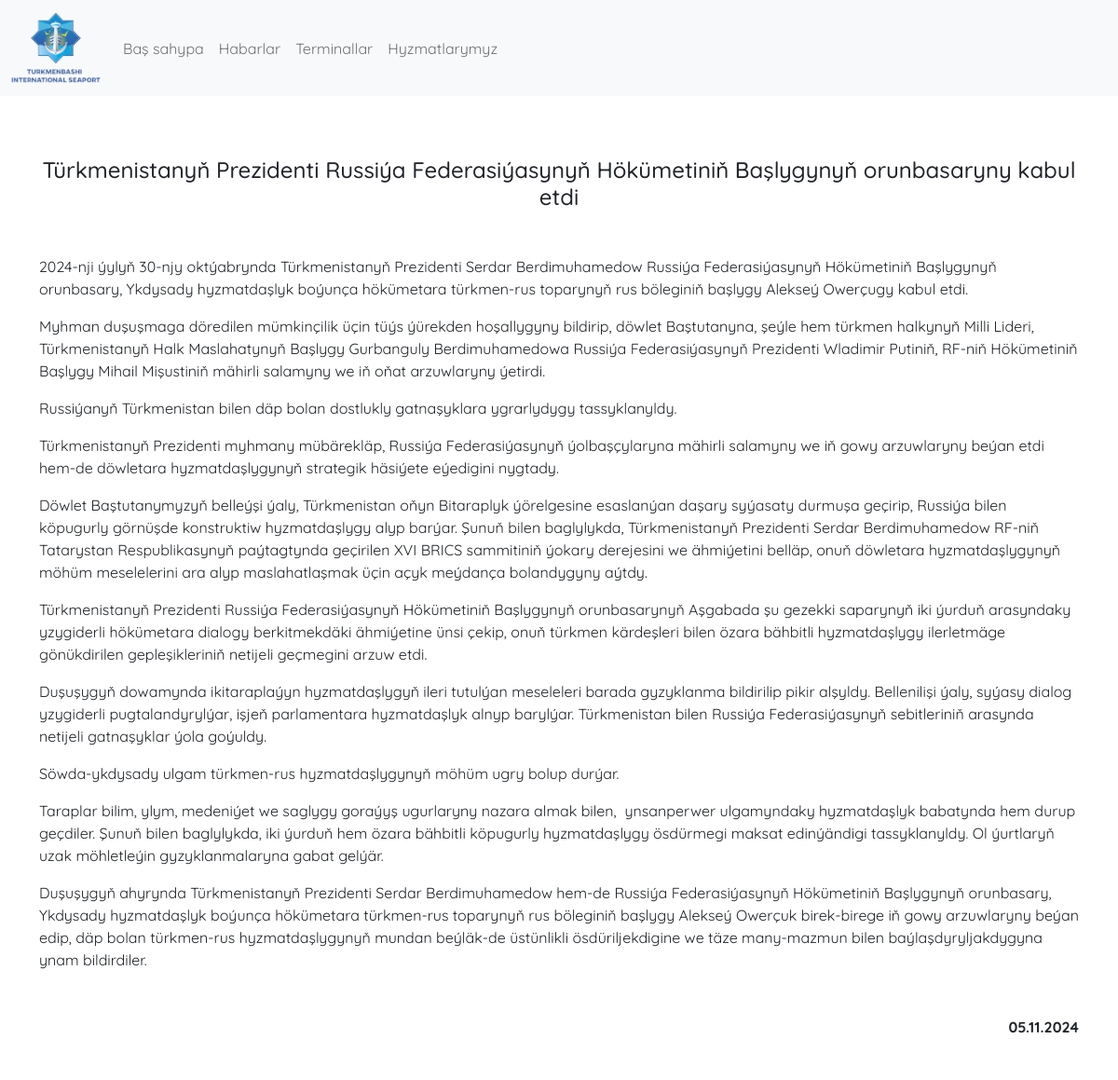
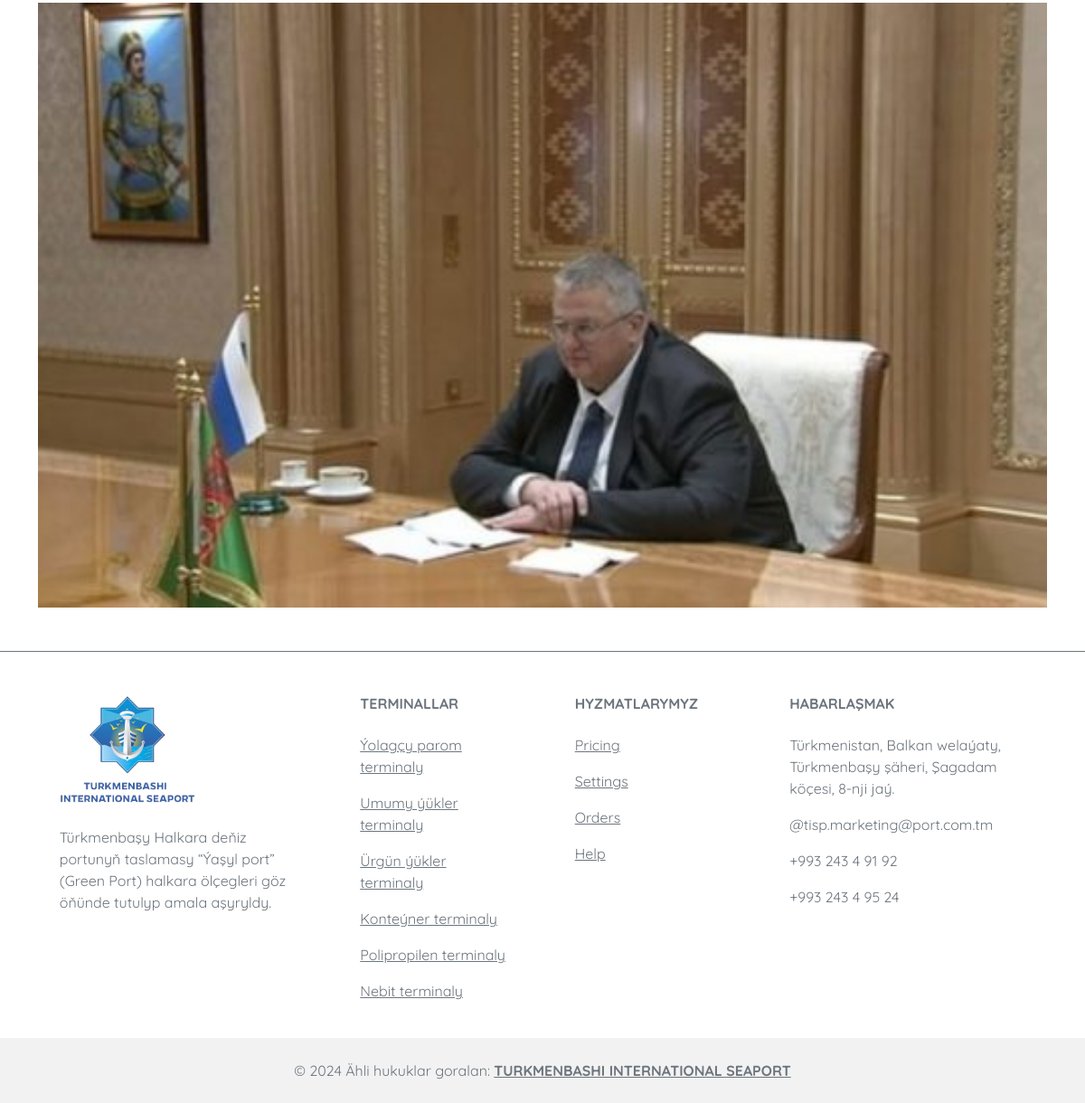
/new/2, run on the app's committed database (2 pictures, top to bottom).
### main/models.py (models this page shows, shortened)
class New(models.Model):
    title = models.CharField("Sözbaşy", max_length=500)
    image = models.ImageField("Surat", upload_to="news/")
    content = CKEditor5Field("Text", config_name="extends")
    posted_at = models.DateTimeField("Neşir edilen wagty", auto_now_add=True)
    class Meta:
        verbose_name = "täzelik"
        verbose_name_plural = "täzelikler"

class Terminal(models.Model):
    name = models.CharField("Ady", max_length=100)
    image = models.ImageField("Surat", upload_to="terminals/")
    content = CKEditor5Field("Text", config_name="extends")  # add ckeditor field
    class Meta:
        verbose_name = "terminal"
        verbose_name_plural = "terminallar"

### main/views.py (the view)
# urls.py: path("new/<int:new_pk>", new),
def new(request: HttpRequest, new_pk: int):
    return render(
        request,
        "views/new.html",
        {"new": New.objects.get(pk=new_pk), "terminals": Terminal.objects.all()},
    )

### main/templates/views/new.html (shortened to what this page needs)
{% extends "layouts/main_layout.html" %}
{% load static %}
{% block head %}
    <link href="{% static 'css/main.css' %}" rel="stylesheet">
{% endblock head %}
{% block navbar_items %}
    <li class="nav-item">
        <a class="nav-link" href="{% url 'home' %}">Baş sahypa</a>
    </li>
    <li class="nav-item">
        <a class="nav-link" href="{% url 'news' %}">Habarlar</a>
    </li>
{% endblock navbar_items %}
{% block body %}
    <div class="vh-15"></div>
    <div class="container my-4">
        <div class="h4 text-center my-5">{{ new.title }}</div>
        <div class="my-5">{{ new.content|safe }}</div>
        <div class="my-5 d-flex justify-content-end fw-bold">{{ new.posted_at|date:"d.m.Y" }}</div>
        <div class="my-5 d-flex justify-content-center">
            <img class="w-100" src="/media/{{ new.image }}">
        </div>
    </div>
{% endblock body %}

### main/templates/layouts/main_layout.html (shortened to what this page needs)
{% load static %}
<!DOCTYPE html>
<html lang="en">
    <head>
        <link href="{% static 'ui_framework/bootstrap/css/bootstrap.min.css' %}"
              rel="stylesheet">
        <link href="{% static 'css/global.css' %}" rel="stylesheet">
        {% block head %}
        {% endblock head %}
    </head>
    <body>
        <nav class="navbar navbar-expand-lg bg-light fixed-top">
            <div class="container-fluid">
                <a class="navbar-brand" href="{% url 'home' %}">
                    <div id="brand-wrapper">
                        <img src="{% static 'img/logo.png' %}"
                             alt="Türkmenbaşy Halkara deňiz porty" />
                    </div>
                </a>
                <div class="collapse navbar-collapse" id="navbarSupportedContent">
                    <ul class="navbar-nav me-auto mb-2 mb-lg-0">
                        {% block navbar_items %}
                        {% endblock navbar_items %}
                        <li class="nav-item dropdown dropdown-animation">
                            <a class="nav-link dropdown-toggle"
                               href="#"
                               role="button"
                               data-bs-toggle="dropdown"
                               aria-expanded="false">Terminallar</a>
                        </li>
                        <li class="nav-item dropdown dropdown-animation">
                            <a class="nav-link dropdown-toggle"
                               href="#"
                               role="button"
                               data-bs-toggle="dropdown"
                               aria-expanded="false">Hyzmatlarymyz</a>
                        </li>
                    </ul>
                </div>
            </div>
        </nav>
        <main class="mb-3">
            {% block body %}
            {% endblock body %}
        </main>
        <footer class="text-center text-lg-start bg-body-tertiary text-muted border-top border-secondary">
            <section class="">
                <div class="container text-center text-md-start mt-5">
                    <div class="row mt-3">
                        <div class="col-md-3 col-lg-4 col-xl-3 mx-auto mb-4">
                            <h6 class="text-uppercase fw-bold mb-4">
                                <img width="150rem"
                                     src="{% static 'img/logo.png' %}"
                                     alt="Türkmenbaşy Halkara deňiz porty" />
                            </h6>
                            <p>
                                Türkmenbaşy Halkara deňiz portunyň taslamasy “Ýaşyl port” (Green Port) halkara ölçegleri göz öňünde tutulyp amala aşyryldy.
                            </p>
                        </div>
                        <div class="col-md-2 col-lg-2 col-xl-2 mx-auto mb-4">
                            <h6 class="text-uppercase fw-bold mb-4">Terminallar</h6>
                            {% for terminal in terminals %}
                                <p>
                                    <a href="/terminal/{{ terminal.pk }}/" class="text-reset">{{ terminal.name }}</a>
                                </p>
                            {% endfor %}
                        </div>
                        <div class="col-md-3 col-lg-2 col-xl-2 mx-auto mb-4">
                            <h6 class="text-uppercase fw-bold mb-4">Hyzmatlarymyz</h6>
                            <p>
                                <a href="#!" class="text-reset">Pricing</a>
                            </p>
                            <p>
                                <a href="#!" class="text-reset">Settings</a>
                            </p>
                            <p>
                                <a href="#!" class="text-reset">Orders</a>
                            </p>
                            <p>
                                <a href="#!" class="text-reset">Help</a>
                            </p>
                        </div>
                        <div class="col-md-4 col-lg-3 col-xl-3 mx-auto mb-md-0 mb-4">
                            <h6 class="text-uppercase fw-bold mb-4">Habarlaşmak</h6>
                            <p>Türkmenistan, Balkan welaýaty, Türkmenbaşy şäheri, Şagadam köçesi, 8-nji jaý.</p>
                            <p>@tisp.marketing@port.com.tm</p>
                            <p>+993 243 4 91 92</p>
                            <p>+993 243 4 95 24</p>
                        </div>
                    </div>
                </div>
            </section>
            <div class="text-center p-4" style="background-color: rgba(0, 0, 0, 0.05)">
                © 2024 Ähli hukuklar goralan:
                <a class="text-reset fw-bold" href="{% url 'home' %}">TURKMENBASHI INTERNATIONAL SEAPORT</a>
            </div>
        </footer>
    </body>
</html>

### main/static/css/global.css (style rules this page uses)
* { font-family: Quicksand; }
#brand-wrapper { width: 6rem !important; }
#brand-wrapper img { width: 100% !important; }
.vh-15 { height: 15vh !important; }
.dropdown-toggle::after { display: none; }

### data on the page
New: title "Türkmenistanyň Prezidenti Russiýa Federasiýasynyň Hökümetiniň Başlygynyň orunbasaryny kabul etdi", content "2024-nji ýylyň 30-njy oktýabrynda Türkmenistanyň Prezidenti Serdar Berdimuhamedow Russiýa Federasiýasynyň Hökümetiniň Başlygynyň orunbasary, Ykdysady hyzmatdaşlyk boýunça hökümetara türkmen-rus toparynyň rus böleginiň başlygy Alekseý Owerçugy kabul etdi. Myhman duşuşmaga döredilen mümkinçilik üçin tüýs ýürekden hoşallygyny bildirip, döwlet Baştutanyna, şeýle hem türkmen halkynyň Milli Lideri, Türkmenistanyň Halk Maslahatynyň Başlygy Gurbanguly Berdimuhamedowa Russiýa Federasiýasynyň Prezidenti Wladimir Putiniň, RF-niň Hökümetiniň Başlygy Mihail Mişustiniň mähirli salamyny we iň oňat arzuwlaryny ýetirdi. Russiýanyň Türkmenistan bilen däp bolan dostlukly gatnaşyklara ygrarlydygy…", posted_at "05.11.2024", image (picture)
Terminal: name "Ýolagçy parom terminaly"
Terminal: name "Umumy ýükler terminaly"
Terminal: name "Ürgün ýükler terminaly"
Terminal: name "Konteýner terminaly"
Terminal: name "Polipropilen terminaly"
Terminal: name "Nebit terminaly"
